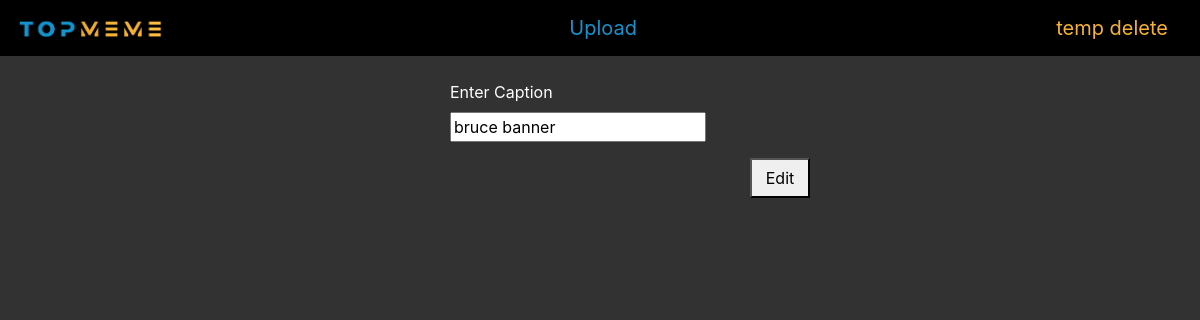
The app's page /views/edit.php?editPost=6, older data.
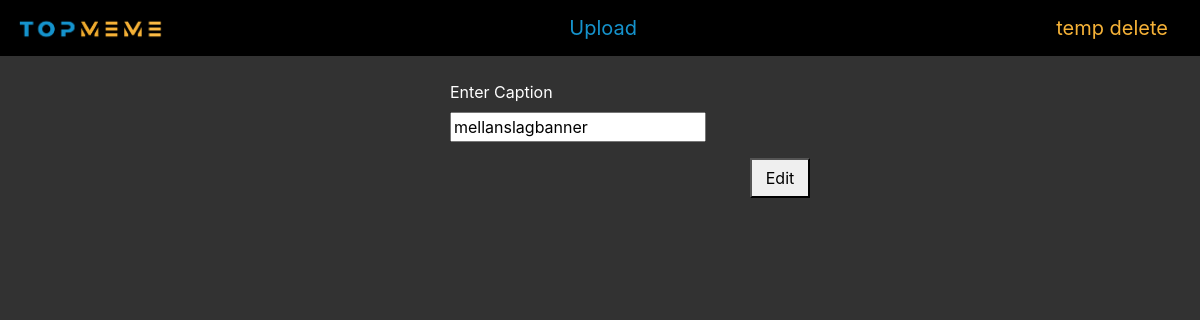
The same page, newer data.
### tables this page shows
CREATE TABLE posts
(
	id integer not null
		constraint posts_pk
			primary key autoincrement
, caption varchar, img varchar);

### db.php (called while the page is built, shortened)
<?php
function connect(){
    try{
        $dsn = "sqlite:".__DIR__."/db.sqlite";
        $db = new PDO($dsn);
        $db->setAttribute(PDO::ATTR_ERRMODE,PDO::ERRMODE_EXCEPTION);
        $db->setAttribute(PDO::ATTR_DEFAULT_FETCH_MODE, PDO::FETCH_ASSOC);
        return $db;
    } catch (PDOException $e){
        echo $e->errorInfo;
        exit();
    }
}
function runQuery($query){
    $db = connect();
    $stmt = $db->prepare($query);
    $stmt->execute();
    $result = $stmt->fetchAll();
    return $result;
}
function getPost($id)
{
    $query = "SELECT * FROM posts WHERE id ='$id'";
    $success = runQuery($query);
    return $success;
}

### views/edit.php (the view, shortened to what this page needs)
<?php
require "../db.php";
$post = getPost($_GET["editPost"]);
?>
<!doctype html>
<html lang="en">
<head>
    <link rel="stylesheet" href="../stylesheets/main.css">
    <link rel="stylesheet" href="/stylesheets/form.css">
    <link rel="stylesheet" href="https://stackpath.bootstrapcdn.com/bootstrap/4.4.1/css/bootstrap.min.css">
</head>
<body>
<nav class="navbar navbar-light bg-black">
    <a href="../home"><img src="../Assets/topMeme-logo.jpg" width="150" height="28" class="d-inline-block align-top" alt="site-logo"></a>
    <a class="navbar-brand" id ="nav-text" href="../newPost">Upload</a>
    <a class="navbar-brand" id ="nav-text-2" href="../#">temp delete</a>
</nav>
<br>
<form action="/update.php?updatePost=<?= $_GET['editPost'] ?>" method="post" enctype="multipart/form-data">
    <div class="form-group captionUpload">
        <label for="caption">Enter Caption</label>
        <br>
        <input type="text" name="caption" id="caption" value="<?= $post[0]['caption'] ?>">
    </div>
    <button id="submit-btn" type="submit">Edit</button>
</form>
</body>
</html>

Row changes from the older to the newer data that the page shows:
changed posts: caption "bruce banner" → "mellanslagbanner"
